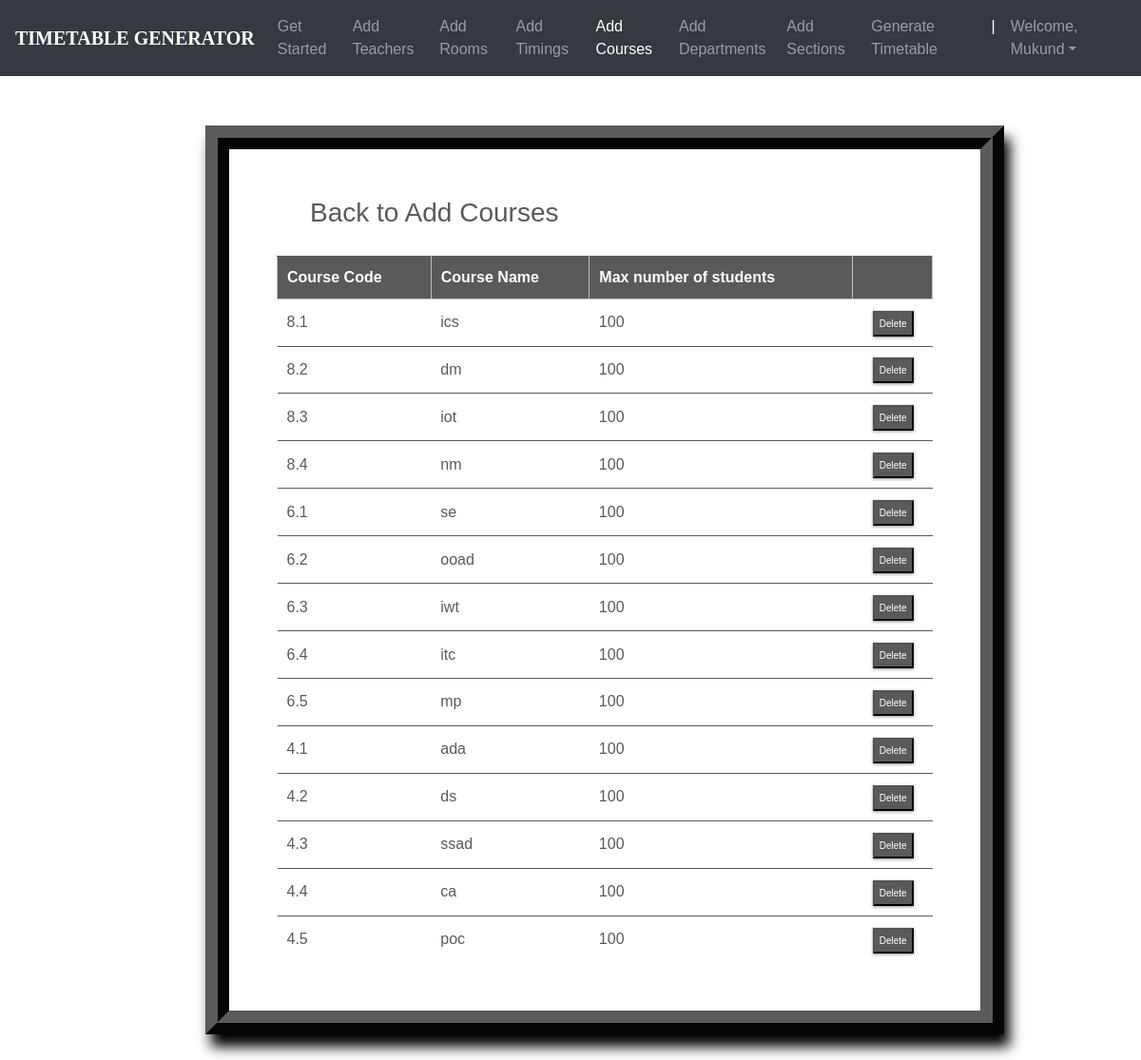
The app's page /courses_list/ (signed in) with its own data.
### ttgen/models.py (models this page shows, shortened)
class Course(models.Model):
    course_number = models.CharField(max_length=5, primary_key=True)
    course_name = models.CharField(max_length=40)
    max_numb_students = models.CharField(max_length=65)
    instructors = models.ManyToManyField(Instructor)

### ttgen/views.py (the view)
# urls.py: path('courses_list/', views.course_list_view, name='editcourse'),
@login_required
def course_list_view(request):
    context = {
        'courses': Course.objects.all()
    }
    return render(request, 'courseslist.html', context)

### templates/courseslist.html (shortened to what this page needs)
<!DOCTYPE html>
<html lang="en">
<head>
	<link rel="stylesheet" href="https://maxcdn.bootstrapcdn.com/bootstrap/4.0.0/css/bootstrap.min.css">
    <link rel="stylesheet" type="text/css" href="static/css/index.css">
</head>
<body>
        <header>
			<nav class="navbar navbar-expand-md navbar-dark fixed-top bg-dark">
                <a class="navbar-brand" href="#"><b>TIMETABLE GENERATOR</b></a>
                <div class="collapse navbar-collapse" id="navbarCollapse">
                    <ul class="navbar-nav ml-auto">
                    <li class="nav-item">
                        <a class="nav-link" href="{% url 'admindash' %}">Get Started</a>
                    </li>
                    <li class="nav-item">
                        <a class="nav-link" href="{% url 'addInstructors' %}">Add Teachers</a>
                    </li>
                    <li class="nav-item">
                        <a class="nav-link" href="{% url 'addRooms' %}">Add Rooms</a>
                    </li>
                    <li class="nav-item">
		                <a class="nav-link" href="{% url 'addTimings' %}">Add Timings</a>
		            </li>
                    <li class="nav-item active">
                        <a class="nav-link" href="{% url 'addCourses' %}">Add Courses</a>
                    </li>
                    <li class="nav-item">
			            <a class="nav-link" href="{% url 'addDepts' %}">Add Departments</a>
		            </li>
                    <li class="nav-item">
			            <a class="nav-link" href="{% url 'addSections' %}">Add Sections</a>
		            </li>
                    <li class="nav-item">
			            <a class="nav-link" href="{% url 'generate' %}">Generate Timetable</a>
		            </li>
                    <li class="nav-item active">
			            <a class="nav-link">|</a>
		            </li>
                    <li class="nav-item dropdown">
		                <a class="nav-link dropdown-toggle" href="#" id="dropdown03" data-toggle="dropdown" aria-haspopup="true" aria-expanded="false">Welcome, {{ user.first_name }}</a>
		            </li>
                    </ul>
                </div>
            </nav>
        </header>
        <br><br>
    {% block content %}
{% load static %}
<fieldset class="fieldset">
    <a href="{% url 'addCourses'%}"><h1 class="tablink" onclick="openPage('new')" id="defaultOpen">Back to Add Courses</h1></a>
    <div class="tabcontent" id="edit">
        <table class="table1">
            <thead>
            <tr class="table-headers">
            <th>Course Code</th>
            <th>Course Name</th>
            <th>Max number of students</th>
            <th  class="empty"></th>
            </tr>
            </thead>
            <tbody>
            {% for crs in courses %}
            <tr>
             <td>{{crs.course_number}}</td>
             <td>{{crs.course_name}}</td>
             <td>{{crs.max_numb_students}}</td>
             <td class="empty">
                <form action="{% url 'deletecourse' crs.course_number %}" method="post">
                        <input type="submit" value="Delete" class="cross">
                </form>
             </td>
             </tr>
            {% endfor %}
            </tbody>
        </table>
    </div>
</fieldset>
{% endblock %}

### static/css/index.css (style rules this page uses)
body { padding-top: 3rem; padding-bottom: 3rem; color: #5a5a5a; font-family: 'Poppins', sans-serif; overflow-x: hidden; }
nav { font-family: sans-serif; }
.navbar-brand { font-size: 20px; font-family: Georgia, 'Times New Roman', Times, serif; }

### templates/courseslist.html (style rules this page uses)
nav { font-family: sans-serif; }
.navbar-brand { font-size: 20px; font-family: Georgia, 'Times New Roman', Times, serif; }
* { margin: 0; padding: 0; box-sizing: border-box; }
html { scroll-behavior: smooth; }
a { text-decoration:none; }
form { margin-top: 3%; margin-left: 18%; margin-right: 12%; }
fieldset h1 { color: #5a5a5a; padding-bottom: 20px; margin-left: 35px; display: inline-block; cursor: pointer; font-size: 28px; }
fieldset input { padding:8px; color: #938c8c }
.table2 td, th { border: 1px solid rgb(190,190,190); padding: 10px 20px; }
.table1 { width: 100%; border-collapse: collapse; text-align: left; overflow: hidden; }
.table1 td, th { border-top: 1px solid #5a5a5a; padding: 10px; }
.table1 th { background-color: #5a5a5a; color: #fff; }
.cross { font-size:10px; box-shadow: 0px 1px 3px 0px #9e9292; padding: 4px 5px; color: #fff; background-color: #5a5a5a; cursor: pointer; }
.fieldset { margin-top: 3%; margin-left: 18%; margin-right: 12%; padding: 50px; border-width: 25px; border-style: ridge; border-color: #5a5a5a; box-shadow: 6px 13px 13px 0px black; background-color: #fff; }

### records on screen
Course: course_number "8.1", course_name "ics", max_numb_students "100"
Course: course_number "8.2", course_name "dm", max_numb_students "100"
Course: course_number "8.3", course_name "iot", max_numb_students "100"
Course: course_number "8.4", course_name "nm", max_numb_students "100"
Course: course_number "6.1", course_name "se", max_numb_students "100"
Course: course_number "6.2", course_name "ooad", max_numb_students "100"
Course: course_number "6.3", course_name "iwt", max_numb_students "100"
Course: course_number "6.4", course_name "itc", max_numb_students "100"
Course: course_number "6.5", course_name "mp", max_numb_students "100"
Course: course_number "4.1", course_name "ada", max_numb_students "100"
Course: course_number "4.2", course_name "ds", max_numb_students "100"
Course: course_number "4.3", course_name "ssad", max_numb_students "100"
Course: course_number "4.4", course_name "ca", max_numb_students "100"
Course: course_number "4.5", course_name "poc", max_numb_students "100"

### other values on screen
{{ user.first_name }} "Mukund"
